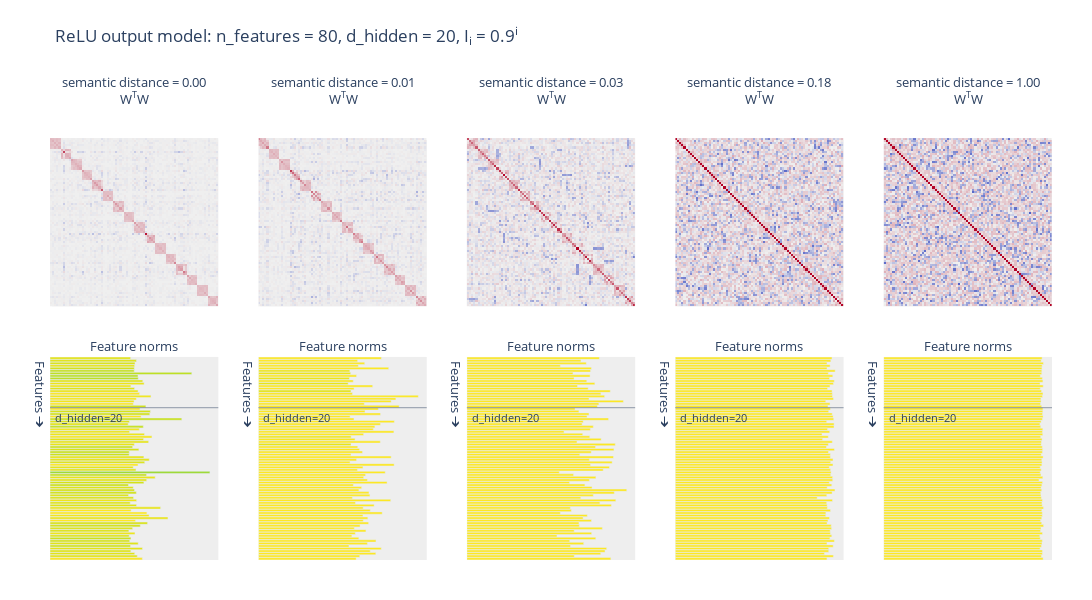

Source (notebook cell):
### Code cell
plot_features_in_Nd(
    model.W,
    height = 600,
    width = 1400,
    title = "ReLU output model: n_features = 80, d_hidden = 20, I<sub>i</sub> = 0.9<sup>i</sup>",
    subplot_titles = [f"semantic distance = {igd:.2f}" for igd in inner_goup_distance],
)

### Figure 1 — Plotly figure (JSON) as saved in the notebook; plotly's stock layout.template omitted (floating-point values rounded to 4 significant figures; data arrays with more than 128 entries replaced by an {"elided": "..."} marker saying what was removed)
{"data": [{"marker": {"color": ["rgb(228, 227, 24)", "rgb(223, 227, 24)", "rgb(218, 226, 24)", "rgb(231, 228, 25)", "rgb(212, 225, 26)", "rgb(197, 223, 33)", "rgb(191, 223, 36)", "rgb(186, 222, 39)", "rgb(189, 222, 38)", "rgb(225, 227, 24)", "rgb(236, 228, 26)", "rgb(241, 229, 28)", "rgb(223, 227, 24)", "rgb(236, 228, 26)", "rgb(250, 230, 34)", "rgb(241, 229, 28)", "rgb(246, 230, 31)", "rgb(241, 229, 28)", "rgb(253, 231, 36)", "rgb(210, 225, 27)", "rgb(253, 231, 36)", "rgb(215, 226, 25)", "rgb(212, 225, 26)", "rgb(250, 230, 34)", "rgb(202, 224, 30)", "rgb(220, 226, 24)", "rgb(228, 227, 24)", "rgb(199, 224, 31)", "rgb(241, 229, 28)", "rgb(236, 228, 26)", "rgb(238, 229, 27)", "rgb(246, 230, 31)", "rgb(228, 227, 24)", "rgb(231, 228, 25)", "rgb(233, 228, 25)", "rgb(205, 224, 29)", "rgb(215, 226, 25)", "rgb(202, 224, 30)", "rgb(205, 224, 29)", "rgb(231, 228, 25)", "rgb(228, 227, 24)", "rgb(220, 226, 24)", "rgb(253, 231, 36)", "rgb(231, 228, 25)", "rgb(228, 227, 24)", "rgb(159, 217, 56)", "rgb(197, 223, 33)", "rgb(233, 228, 25)", "rgb(228, 227, 24)", "rgb(212, 225, 26)", "rgb(205, 224, 29)", "rgb(223, 227, 24)", "rgb(215, 226, 25)", "rgb(210, 225, 27)", "rgb(220, 226, 24)", "rgb(220, 226, 24)", "rgb(238, 229, 27)", "rgb(223, 227, 24)", "rgb(223, 227, 24)", "rgb(233, 228, 25)", "rgb(253, 231, 36)", "rgb(253, 231, 36)", "rgb(243, 229, 30)", "rgb(236, 228, 26)", "rgb(253, 231, 36)", "rgb(218, 226, 24)", "rgb(212, 225, 26)", "rgb(220, 226, 24)", "rgb(220, 226, 24)", "rgb(238, 229, 27)", "rgb(223, 227, 24)", "rgb(205, 224, 29)", "rgb(212, 225, 26)", "rgb(225, 227, 24)", "rgb(210, 225, 27)", "rgb(228, 227, 24)", "rgb(223, 227, 24)", "rgb(225, 227, 24)", "rgb(228, 227, 24)", "rgb(250, 230, 34)"]}, "orientation": "h", "type": "bar", "width": 0.9, "x": [0.4853, 0.5202, 0.512, 0.5093, 0.5078, 0.5072, 0.8537, 0.5299, 0.5314, 0.5587, 0.5667, 0.4869, 0.5091, 0.5301, 0.5395, 0.608, 0.5197, 0.5061, 0.5016, 0.5773, 0.542, 0.6044, 0.6009, 0.5486, 0.7935, 0.4781, 0.4707, 0.5617, 0.5379, 0.479, 0.5691, 0.6139, 0.5631, 0.5938, 0.5076, 0.4975, 0.535, 0.4772, 0.4769, 0.5652, 0.5976, 0.5702, 0.5301, 0.501, 0.5177, 0.9629, 0.5812, 0.6331, 0.5821, 0.5652, 0.4726, 0.5013, 0.5089, 0.5199, 0.473, 0.503, 0.5215, 0.4831, 0.521, 0.6661, 0.4884, 0.5835, 0.5967, 0.7104, 0.5153, 0.5874, 0.5435, 0.4974, 0.475, 0.5117, 0.477, 0.4874, 0.4799, 0.5311, 0.485, 0.5569, 0.4867, 0.5101, 0.5253, 0.5561], "xaxis": "x6", "y": [79, 78, 77, 76, 75, 74, 73, 72, 71, 70, 69, 68, 67, 66, 65, 64, 63, 62, 61, 60, 59, 58, 57, 56, 55, 54, 53, 52, 51, 50, 49, 48, 47, 46, 45, 44, 43, 42, 41, 40, 39, 38, 37, 36, 35, 34, 33, 32, 31, 30, 29, 28, 27, 26, 25, 24, 23, 22, 21, 20, 19, 18, 17, 16, 15, 14, 13, 12, 11, 10, 9, 8, 7, 6, 5, 4, 3, 2, 1, 0], "yaxis": "y6"}, {"colormodel": "rgba256", "customdata": {"elided": "80x80 float values"}, "hovertemplate": "In: %{x}<br>\nOut: %{y}<br>\nWeight: %{customdata:0.2f}", "type": "image", "xaxis": "x", "yaxis": "y", "z": {"elided": "80x80x4 int values"}}, {"marker": {"color": ["rgb(253, 231, 36)", "rgb(253, 231, 36)", "rgb(253, 231, 36)", "rgb(253, 231, 36)", "rgb(253, 231, 36)", "rgb(238, 229, 27)", "rgb(236, 228, 26)", "rgb(253, 231, 36)", "rgb(236, 228, 26)", "rgb(250, 230, 34)", "rgb(231, 228, 25)", "rgb(253, 231, 36)", "rgb(253, 231, 36)", "rgb(228, 227, 24)", "rgb(250, 230, 34)", "rgb(253, 231, 36)", "rgb(253, 231, 36)", "rgb(253, 231, 36)", "rgb(253, 231, 36)", "rgb(253, 231, 36)", "rgb(253, 231, 36)", "rgb(253, 231, 36)", "rgb(253, 231, 36)", "rgb(253, 231, 36)", "rgb(253, 231, 36)", "rgb(253, 231, 36)", "rgb(253, 231, 36)", "rgb(253, 231, 36)", "rgb(253, 231, 36)", "rgb(253, 231, 36)", "rgb(253, 231, 36)", "rgb(241, 229, 28)", "rgb(248, 230, 33)", "rgb(253, 231, 36)", "rgb(233, 228, 25)", "rgb(253, 231, 36)", "rgb(250, 230, 34)", "rgb(253, 231, 36)", "rgb(253, 231, 36)", "rgb(253, 231, 36)", "rgb(253, 231, 36)", "rgb(253, 231, 36)", "rgb(253, 231, 36)", "rgb(253, 231, 36)", "rgb(253, 231, 36)", "rgb(253, 231, 36)", "rgb(253, 231, 36)", "rgb(253, 231, 36)", "rgb(253, 231, 36)", "rgb(253, 231, 36)", "rgb(253, 231, 36)", "rgb(253, 231, 36)", "rgb(253, 231, 36)", "rgb(253, 231, 36)", "rgb(253, 231, 36)", "rgb(253, 231, 36)", "rgb(253, 231, 36)", "rgb(253, 231, 36)", "rgb(253, 231, 36)", "rgb(253, 231, 36)", "rgb(253, 231, 36)", "rgb(253, 231, 36)", "rgb(253, 231, 36)", "rgb(253, 231, 36)", "rgb(253, 231, 36)", "rgb(253, 231, 36)", "rgb(253, 231, 36)", "rgb(253, 231, 36)", "rgb(253, 231, 36)", "rgb(253, 231, 36)", "rgb(253, 231, 36)", "rgb(253, 231, 36)", "rgb(253, 231, 36)", "rgb(253, 231, 36)", "rgb(253, 231, 36)", "rgb(253, 231, 36)", "rgb(253, 231, 36)", "rgb(253, 231, 36)", "rgb(253, 231, 36)", "rgb(253, 231, 36)"]}, "orientation": "h", "type": "bar", "width": 0.9, "x": [0.6705, 0.5408, 0.5796, 0.5449, 0.7104, 0.4985, 0.5029, 0.535, 0.4962, 0.5171, 0.4894, 0.6232, 0.5216, 0.5046, 0.5128, 0.872, 0.7494, 0.7237, 0.5773, 0.7673, 0.6539, 0.581, 0.6658, 0.5, 0.5211, 0.7412, 0.6653, 0.6349, 0.6265, 0.7387, 0.5737, 0.5056, 0.5269, 0.6646, 0.5049, 0.5417, 0.5516, 0.5677, 0.5048, 0.7238, 0.535, 0.4996, 0.7401, 0.5699, 0.5399, 0.6914, 0.5844, 0.5738, 0.5945, 0.7015, 0.5179, 0.5629, 0.5478, 0.603, 0.6081, 0.5126, 0.7214, 0.5294, 0.6309, 0.5713, 0.6099, 0.6752, 0.57, 0.5966, 0.5717, 0.601, 0.5541, 0.5229, 0.5863, 0.5283, 0.5096, 0.5475, 0.6411, 0.5943, 0.4938, 0.6699, 0.6096, 0.6401, 0.5525, 0.5328], "xaxis": "x7", "y": [79, 78, 77, 76, 75, 74, 73, 72, 71, 70, 69, 68, 67, 66, 65, 64, 63, 62, 61, 60, 59, 58, 57, 56, 55, 54, 53, 52, 51, 50, 49, 48, 47, 46, 45, 44, 43, 42, 41, 40, 39, 38, 37, 36, 35, 34, 33, 32, 31, 30, 29, 28, 27, 26, 25, 24, 23, 22, 21, 20, 19, 18, 17, 16, 15, 14, 13, 12, 11, 10, 9, 8, 7, 6, 5, 4, 3, 2, 1, 0], "yaxis": "y7"}, {"colormodel": "rgba256", "customdata": {"elided": "80x80 float values"}, "hovertemplate": "In: %{x}<br>\nOut: %{y}<br>\nWeight: %{customdata:0.2f}", "type": "image", "xaxis": "x2", "yaxis": "y2", "z": {"elided": "80x80x4 int values"}}, {"marker": {"color": ["rgb(253, 231, 36)", "rgb(253, 231, 36)", "rgb(253, 231, 36)", "rgb(253, 231, 36)", "rgb(253, 231, 36)", "rgb(253, 231, 36)", "rgb(253, 231, 36)", "rgb(253, 231, 36)", "rgb(253, 231, 36)", "rgb(253, 231, 36)", "rgb(253, 231, 36)", "rgb(253, 231, 36)", "rgb(253, 231, 36)", "rgb(253, 231, 36)", "rgb(253, 231, 36)", "rgb(253, 231, 36)", "rgb(253, 231, 36)", "rgb(253, 231, 36)", "rgb(253, 231, 36)", "rgb(253, 231, 36)", "rgb(253, 231, 36)", "rgb(253, 231, 36)", "rgb(253, 231, 36)", "rgb(253, 231, 36)", "rgb(253, 231, 36)", "rgb(253, 231, 36)", "rgb(253, 231, 36)", "rgb(253, 231, 36)", "rgb(253, 231, 36)", "rgb(253, 231, 36)", "rgb(253, 231, 36)", "rgb(253, 231, 36)", "rgb(253, 231, 36)", "rgb(253, 231, 36)", "rgb(253, 231, 36)", "rgb(253, 231, 36)", "rgb(253, 231, 36)", "rgb(253, 231, 36)", "rgb(253, 231, 36)", "rgb(253, 231, 36)", "rgb(253, 231, 36)", "rgb(253, 231, 36)", "rgb(253, 231, 36)", "rgb(253, 231, 36)", "rgb(253, 231, 36)", "rgb(253, 231, 36)", "rgb(253, 231, 36)", "rgb(253, 231, 36)", "rgb(253, 231, 36)", "rgb(253, 231, 36)", "rgb(253, 231, 36)", "rgb(253, 231, 36)", "rgb(253, 231, 36)", "rgb(253, 231, 36)", "rgb(253, 231, 36)", "rgb(253, 231, 36)", "rgb(253, 231, 36)", "rgb(253, 231, 36)", "rgb(253, 231, 36)", "rgb(253, 231, 36)", "rgb(253, 231, 36)", "rgb(253, 231, 36)", "rgb(253, 231, 36)", "rgb(253, 231, 36)", "rgb(253, 231, 36)", "rgb(253, 231, 36)", "rgb(253, 231, 36)", "rgb(253, 231, 36)", "rgb(253, 231, 36)", "rgb(253, 231, 36)", "rgb(253, 231, 36)", "rgb(253, 231, 36)", "rgb(253, 231, 36)", "rgb(253, 231, 36)", "rgb(253, 231, 36)", "rgb(253, 231, 36)", "rgb(253, 231, 36)", "rgb(253, 231, 36)", "rgb(253, 231, 36)", "rgb(253, 231, 36)"]}, "orientation": "h", "type": "bar", "width": 0.9, "x": [0.8466, 0.7289, 0.763, 0.5972, 0.7958, 0.7903, 0.6777, 0.7871, 0.6848, 0.7661, 0.8176, 0.7068, 0.7751, 0.9161, 0.8562, 0.8799, 0.7805, 1.0, 0.8433, 0.8335, 0.6911, 0.7158, 0.7802, 0.7676, 0.9052, 0.7431, 0.7362, 0.8075, 0.789, 0.6209, 0.7402, 0.7852, 0.8578, 0.7035, 0.948, 0.8221, 0.9395, 0.7946, 0.7216, 0.9368, 0.7827, 0.9283, 0.7902, 0.911, 0.8709, 0.5905, 0.6819, 0.8242, 0.7829, 0.6561, 0.7541, 0.7997, 1.021, 0.9417, 0.8079, 0.7278, 0.9515, 0.8499, 0.9232, 0.6612, 0.6672, 0.5976, 0.7695, 0.7425, 0.7959, 0.7161, 0.7186, 0.8657, 0.6857, 0.7972, 0.5757, 0.8235, 0.657, 0.7463, 0.6621, 0.893, 0.8827, 0.8552, 0.6861, 0.9198], "xaxis": "x8", "y": [79, 78, 77, 76, 75, 74, 73, 72, 71, 70, 69, 68, 67, 66, 65, 64, 63, 62, 61, 60, 59, 58, 57, 56, 55, 54, 53, 52, 51, 50, 49, 48, 47, 46, 45, 44, 43, 42, 41, 40, 39, 38, 37, 36, 35, 34, 33, 32, 31, 30, 29, 28, 27, 26, 25, 24, 23, 22, 21, 20, 19, 18, 17, 16, 15, 14, 13, 12, 11, 10, 9, 8, 7, 6, 5, 4, 3, 2, 1, 0], "yaxis": "y8"}, {"colormodel": "rgba256", "customdata": {"elided": "80x80 float values"}, "hovertemplate": "In: %{x}<br>\nOut: %{y}<br>\nWeight: %{customdata:0.2f}", "type": "image", "xaxis": "x3", "yaxis": "y3", "z": {"elided": "80x80x4 int values"}}, {"marker": {"color": ["rgb(253, 231, 36)", "rgb(253, 231, 36)", "rgb(253, 231, 36)", "rgb(253, 231, 36)", "rgb(253, 231, 36)", "rgb(253, 231, 36)", "rgb(253, 231, 36)", "rgb(253, 231, 36)", "rgb(253, 231, 36)", "rgb(253, 231, 36)", "rgb(253, 231, 36)", "rgb(253, 231, 36)", "rgb(253, 231, 36)", "rgb(253, 231, 36)", "rgb(253, 231, 36)", "rgb(253, 231, 36)", "rgb(253, 231, 36)", "rgb(253, 231, 36)", "rgb(253, 231, 36)", "rgb(253, 231, 36)", "rgb(253, 231, 36)", "rgb(253, 231, 36)", "rgb(253, 231, 36)", "rgb(253, 231, 36)", "rgb(253, 231, 36)", "rgb(253, 231, 36)", "rgb(253, 231, 36)", "rgb(253, 231, 36)", "rgb(253, 231, 36)", "rgb(253, 231, 36)", "rgb(253, 231, 36)", "rgb(253, 231, 36)", "rgb(253, 231, 36)", "rgb(253, 231, 36)", "rgb(253, 231, 36)", "rgb(253, 231, 36)", "rgb(253, 231, 36)", "rgb(253, 231, 36)", "rgb(253, 231, 36)", "rgb(253, 231, 36)", "rgb(253, 231, 36)", "rgb(253, 231, 36)", "rgb(253, 231, 36)", "rgb(253, 231, 36)", "rgb(253, 231, 36)", "rgb(253, 231, 36)", "rgb(253, 231, 36)", "rgb(253, 231, 36)", "rgb(253, 231, 36)", "rgb(253, 231, 36)", "rgb(253, 231, 36)", "rgb(253, 231, 36)", "rgb(253, 231, 36)", "rgb(253, 231, 36)", "rgb(253, 231, 36)", "rgb(253, 231, 36)", "rgb(253, 231, 36)", "rgb(253, 231, 36)", "rgb(253, 231, 36)", "rgb(253, 231, 36)", "rgb(253, 231, 36)", "rgb(253, 231, 36)", "rgb(253, 231, 36)", "rgb(253, 231, 36)", "rgb(253, 231, 36)", "rgb(253, 231, 36)", "rgb(253, 231, 36)", "rgb(253, 231, 36)", "rgb(253, 231, 36)", "rgb(253, 231, 36)", "rgb(253, 231, 36)", "rgb(253, 231, 36)", "rgb(253, 231, 36)", "rgb(253, 231, 36)", "rgb(253, 231, 36)", "rgb(253, 231, 36)", "rgb(253, 231, 36)", "rgb(253, 231, 36)", "rgb(253, 231, 36)", "rgb(253, 231, 36)"]}, "orientation": "h", "type": "bar", "width": 0.9, "x": [1.057, 1.049, 1.023, 1.044, 1.023, 1.078, 1.032, 1.062, 1.04, 1.073, 1.067, 1.043, 1.027, 1.058, 1.059, 1.06, 1.067, 1.015, 1.044, 1.03, 1.046, 1.035, 1.058, 1.064, 1.069, 1.021, 1.071, 1.071, 1.027, 1.041, 0.9898, 1.032, 0.9933, 1.059, 1.032, 1.02, 1.073, 1.033, 1.046, 1.046, 1.064, 1.048, 1.064, 1.039, 1.048, 1.051, 1.048, 1.061, 1.062, 1.039, 1.056, 1.024, 1.077, 1.058, 1.022, 0.957, 1.06, 1.021, 1.024, 1.026, 1.047, 1.016, 1.015, 1.04, 1.03, 1.024, 1.052, 1.054, 1.045, 1.046, 1.055, 1.043, 1.073, 1.023, 1.065, 1.035, 1.035, 1.006, 1.066, 1.023], "xaxis": "x9", "y": [79, 78, 77, 76, 75, 74, 73, 72, 71, 70, 69, 68, 67, 66, 65, 64, 63, 62, 61, 60, 59, 58, 57, 56, 55, 54, 53, 52, 51, 50, 49, 48, 47, 46, 45, 44, 43, 42, 41, 40, 39, 38, 37, 36, 35, 34, 33, 32, 31, 30, 29, 28, 27, 26, 25, 24, 23, 22, 21, 20, 19, 18, 17, 16, 15, 14, 13, 12, 11, 10, 9, 8, 7, 6, 5, 4, 3, 2, 1, 0], "yaxis": "y9"}, {"colormodel": "rgba256", "customdata": {"elided": "80x80 float values"}, "hovertemplate": "In: %{x}<br>\nOut: %{y}<br>\nWeight: %{customdata:0.2f}", "type": "image", "xaxis": "x4", "yaxis": "y4", "z": {"elided": "80x80x4 int values"}}, {"marker": {"color": ["rgb(253, 231, 36)", "rgb(253, 231, 36)", "rgb(253, 231, 36)", "rgb(253, 231, 36)", "rgb(253, 231, 36)", "rgb(253, 231, 36)", "rgb(253, 231, 36)", "rgb(253, 231, 36)", "rgb(253, 231, 36)", "rgb(253, 231, 36)", "rgb(253, 231, 36)", "rgb(253, 231, 36)", "rgb(253, 231, 36)", "rgb(253, 231, 36)", "rgb(253, 231, 36)", "rgb(253, 231, 36)", "rgb(253, 231, 36)", "rgb(253, 231, 36)", "rgb(253, 231, 36)", "rgb(253, 231, 36)", "rgb(253, 231, 36)", "rgb(253, 231, 36)", "rgb(253, 231, 36)", "rgb(253, 231, 36)", "rgb(253, 231, 36)", "rgb(253, 231, 36)", "rgb(253, 231, 36)", "rgb(253, 231, 36)", "rgb(253, 231, 36)", "rgb(253, 231, 36)", "rgb(253, 231, 36)", "rgb(253, 231, 36)", "rgb(253, 231, 36)", "rgb(253, 231, 36)", "rgb(253, 231, 36)", "rgb(253, 231, 36)", "rgb(253, 231, 36)", "rgb(253, 231, 36)", "rgb(253, 231, 36)", "rgb(253, 231, 36)", "rgb(253, 231, 36)", "rgb(253, 231, 36)", "rgb(253, 231, 36)", "rgb(253, 231, 36)", "rgb(253, 231, 36)", "rgb(253, 231, 36)", "rgb(253, 231, 36)", "rgb(253, 231, 36)", "rgb(253, 231, 36)", "rgb(253, 231, 36)", "rgb(253, 231, 36)", "rgb(253, 231, 36)", "rgb(253, 231, 36)", "rgb(253, 231, 36)", "rgb(253, 231, 36)", "rgb(253, 231, 36)", "rgb(253, 231, 36)", "rgb(253, 231, 36)", "rgb(253, 231, 36)", "rgb(253, 231, 36)", "rgb(253, 231, 36)", "rgb(253, 231, 36)", "rgb(253, 231, 36)", "rgb(253, 231, 36)", "rgb(253, 231, 36)", "rgb(253, 231, 36)", "rgb(253, 231, 36)", "rgb(253, 231, 36)", "rgb(253, 231, 36)", "rgb(253, 231, 36)", "rgb(253, 231, 36)", "rgb(253, 231, 36)", "rgb(253, 231, 36)", "rgb(253, 231, 36)", "rgb(253, 231, 36)", "rgb(253, 231, 36)", "rgb(253, 231, 36)", "rgb(253, 231, 36)", "rgb(253, 231, 36)", "rgb(253, 231, 36)"]}, "orientation": "h", "type": "bar", "width": 0.9, "x": [1.125, 1.119, 1.135, 1.125, 1.124, 1.123, 1.123, 1.112, 1.127, 1.131, 1.111, 1.133, 1.112, 1.121, 1.131, 1.128, 1.117, 1.118, 1.114, 1.122, 1.131, 1.13, 1.129, 1.132, 1.128, 1.118, 1.11, 1.116, 1.13, 1.128, 1.13, 1.116, 1.125, 1.12, 1.119, 1.127, 1.129, 1.128, 1.119, 1.132, 1.123, 1.125, 1.124, 1.112, 1.119, 1.112, 1.117, 1.13, 1.104, 1.128, 1.124, 1.118, 1.122, 1.116, 1.117, 1.12, 1.128, 1.124, 1.126, 1.136, 1.123, 1.127, 1.127, 1.123, 1.115, 1.122, 1.136, 1.118, 1.114, 1.128, 1.109, 1.112, 1.127, 1.124, 1.121, 1.111, 1.128, 1.127, 1.12, 1.132], "xaxis": "x10", "y": [79, 78, 77, 76, 75, 74, 73, 72, 71, 70, 69, 68, 67, 66, 65, 64, 63, 62, 61, 60, 59, 58, 57, 56, 55, 54, 53, 52, 51, 50, 49, 48, 47, 46, 45, 44, 43, 42, 41, 40, 39, 38, 37, 36, 35, 34, 33, 32, 31, 30, 29, 28, 27, 26, 25, 24, 23, 22, 21, 20, 19, 18, 17, 16, 15, 14, 13, 12, 11, 10, 9, 8, 7, 6, 5, 4, 3, 2, 1, 0], "yaxis": "y10"}, {"colormodel": "rgba256", "customdata": {"elided": "80x80 float values"}, "hovertemplate": "In: %{x}<br>\nOut: %{y}<br>\nWeight: %{customdata:0.2f}", "type": "image", "xaxis": "x5", "yaxis": "y5", "z": {"elided": "80x80x4 int values"}}], "layout": {"annotations": [{"font": {"size": 13}, "showarrow": false, "text": "semantic distance = 0.00<br>W<sup>T</sup>W", "x": 0.084, "xanchor": "center", "xref": "paper", "y": 1.0, "yanchor": "bottom", "yref": "paper"}, {"font": {"size": 13}, "showarrow": false, "text": "semantic distance = 0.01<br>W<sup>T</sup>W", "x": 0.292, "xanchor": "center", "xref": "paper", "y": 1.0, "yanchor": "bottom", "yref": "paper"}, {"font": {"size": 13}, "showarrow": false, "text": "semantic distance = 0.03<br>W<sup>T</sup>W", "x": 0.5, "xanchor": "center", "xref": "paper", "y": 1.0, "yanchor": "bottom", "yref": "paper"}, {"font": {"size": 13}, "showarrow": false, "text": "semantic distance = 0.18<br>W<sup>T</sup>W", "x": 0.708, "xanchor": "center", "xref": "paper", "y": 1.0, "yanchor": "bottom", "yref": "paper"}, {"font": {"size": 13}, "showarrow": false, "text": "semantic distance = 1.00<br>W<sup>T</sup>W", "x": 0.916, "xanchor": "center", "xref": "paper", "y": 1.0, "yanchor": "bottom", "yref": "paper"}, {"font": {"size": 13}, "showarrow": false, "text": "Feature norms", "x": 0.084, "xanchor": "center", "xref": "paper", "y": 0.4512, "yanchor": "bottom", "yref": "paper"}, {"font": {"size": 13}, "showarrow": false, "text": "Feature norms", "x": 0.292, "xanchor": "center", "xref": "paper", "y": 0.4512, "yanchor": "bottom", "yref": "paper"}, {"font": {"size": 13}, "showarrow": false, "text": "Feature norms", "x": 0.5, "xanchor": "center", "xref": "paper", "y": 0.4512, "yanchor": "bottom", "yref": "paper"}, {"font": {"size": 13}, "showarrow": false, "text": "Feature norms", "x": 0.708, "xanchor": "center", "xref": "paper", "y": 0.4512, "yanchor": "bottom", "yref": "paper"}, {"font": {"size": 13}, "showarrow": false, "text": "Feature norms", "x": 0.916, "xanchor": "center", "xref": "paper", "y": 0.4512, "yanchor": "bottom", "yref": "paper"}, {"font": {"size": 13}, "showarrow": false, "text": "Features ➔", "textangle": 90, "x": -0.13, "xref": "x6 domain", "y": 0.99, "yref": "y6 domain"}, {"font": {"size": 13}, "showarrow": false, "text": "Features ➔", "textangle": 90, "x": -0.13, "xref": "x7 domain", "y": 0.99, "yref": "y7 domain"}, {"font": {"size": 13}, "showarrow": false, "text": "Features ➔", "textangle": 90, "x": -0.13, "xref": "x8 domain", "y": 0.99, "yref": "y8 domain"}, {"font": {"size": 13}, "showarrow": false, "text": "Features ➔", "textangle": 90, "x": -0.13, "xref": "x9 domain", "y": 0.99, "yref": "y9 domain"}, {"font": {"size": 13}, "showarrow": false, "text": "Features ➔", "textangle": 90, "x": -0.13, "xref": "x10 domain", "y": 0.99, "yref": "y10 domain"}, {"font": {"size": 11}, "showarrow": false, "text": " d_hidden=20", "x": 0, "xanchor": "left", "xref": "x6 domain", "y": 59.5, "yanchor": "top", "yref": "y6"}, {"font": {"size": 11}, "showarrow": false, "text": " d_hidden=20", "x": 0, "xanchor": "left", "xref": "x7 domain", "y": 59.5, "yanchor": "top", "yref": "y7"}, {"font": {"size": 11}, "showarrow": false, "text": " d_hidden=20", "x": 0, "xanchor": "left", "xref": "x8 domain", "y": 59.5, "yanchor": "top", "yref": "y8"}, {"font": {"size": 11}, "showarrow": false, "text": " d_hidden=20", "x": 0, "xanchor": "left", "xref": "x9 domain", "y": 59.5, "yanchor": "top", "yref": "y9"}, {"font": {"size": 11}, "showarrow": false, "text": " d_hidden=20", "x": 0, "xanchor": "left", "xref": "x10 domain", "y": 59.5, "yanchor": "top", "yref": "y10"}], "height": 600, "margin": {"b": 40, "l": 50, "r": 40, "t": 110}, "plot_bgcolor": "#eee", "shapes": [{"line": {"width": 0.5}, "opacity": 1, "type": "line", "x0": 0, "x1": 1, "xref": "x6 domain", "y0": 59.5, "y1": 59.5, "yref": "y6"}, {"line": {"width": 0.5}, "opacity": 1, "type": "line", "x0": 0, "x1": 1, "xref": "x7 domain", "y0": 59.5, "y1": 59.5, "yref": "y7"}, {"line": {"width": 0.5}, "opacity": 1, "type": "line", "x0": 0, "x1": 1, "xref": "x8 domain", "y0": 59.5, "y1": 59.5, "yref": "y8"}, {"line": {"width": 0.5}, "opacity": 1, "type": "line", "x0": 0, "x1": 1, "xref": "x9 domain", "y0": 59.5, "y1": 59.5, "yref": "y9"}, {"line": {"width": 0.5}, "opacity": 1, "type": "line", "x0": 0, "x1": 1, "xref": "x10 domain", "y0": 59.5, "y1": 59.5, "yref": "y10"}], "showlegend": false, "title": {"text": "ReLU output model: n_features = 80, d_hidden = 20, I<sub>i</sub> = 0.9<sup>i</sup>", "y": 0.95}, "width": 1400, "xaxis": {"anchor": "y", "domain": [0, 0.168], "showgrid": false, "showticklabels": false}, "xaxis10": {"anchor": "y10", "domain": [0.832, 1], "showgrid": false, "showticklabels": false}, "xaxis2": {"anchor": "y2", "domain": [0.208, 0.376], "showgrid": false, "showticklabels": false}, "xaxis3": {"anchor": "y3", "domain": [0.416, 0.584], "showgrid": false, "showticklabels": false}, "xaxis4": {"anchor": "y4", "domain": [0.624, 0.792], "showgrid": false, "showticklabels": false}, "xaxis5": {"anchor": "y5", "domain": [0.832, 1], "showgrid": false, "showticklabels": false}, "xaxis6": {"anchor": "y6", "domain": [0, 0.168], "showgrid": false, "showticklabels": false}, "xaxis7": {"anchor": "y7", "domain": [0.208, 0.376], "showgrid": false, "showticklabels": false}, "xaxis8": {"anchor": "y8", "domain": [0.416, 0.584], "showgrid": false, "showticklabels": false}, "xaxis9": {"anchor": "y9", "domain": [0.624, 0.792], "showgrid": false, "showticklabels": false}, "yaxis": {"anchor": "x", "domain": [0.5012, 1.0], "showgrid": false, "showticklabels": false}, "yaxis10": {"anchor": "x10", "domain": [0, 0.4512], "showgrid": false, "showticklabels": false}, "yaxis2": {"anchor": "x2", "domain": [0.5012, 1.0], "showgrid": false, "showticklabels": false}, "yaxis3": {"anchor": "x3", "domain": [0.5012, 1.0], "showgrid": false, "showticklabels": false}, "yaxis4": {"anchor": "x4", "domain": [0.5012, 1.0], "showgrid": false, "showticklabels": false}, "yaxis5": {"anchor": "x5", "domain": [0.5012, 1.0], "showgrid": false, "showticklabels": false}, "yaxis6": {"anchor": "x6", "domain": [0, 0.4512], "showgrid": false, "showticklabels": false}, "yaxis7": {"anchor": "x7", "domain": [0, 0.4512], "showgrid": false, "showticklabels": false}, "yaxis8": {"anchor": "x8", "domain": [0, 0.4512], "showgrid": false, "showticklabels": false}, "yaxis9": {"anchor": "x9", "domain": [0, 0.4512], "showgrid": false, "showticklabels": false}}}
